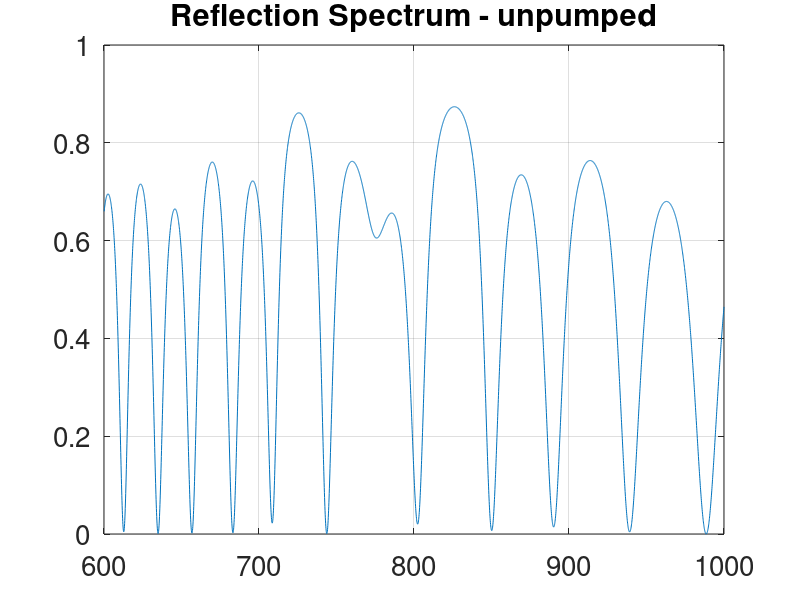

MATLAB code for this plot:
% Multilayer Bragg Reflector Program %% Clear all previous data before setup %clear all;% Set the refractive indices of the surrounding layers %% These layers are the cladding, substrate and the effective index %n_clad = 1.0;n_sub = 1.0;n_eff = 0.0;% Set the number of mirror pairsnumber_pairs = 28;% Set the high and low refractive indicesn_high = 3.6;n_low = 3.34;t_high = 54;t_low = 58;% Cavity wavelengthcav_lam = 750;% Now we set up the mirrors, these are layers (x) of thickness (nm)for x=1:2:number_pairs    n(x)=n_high;	t(x)=t_high;	n(x+1)=n_low;	t(x+1)=t_low;end%for p=-100:1:100    % Set the k of the complex refractive index%    k = 0.01*p    for d=1000    % Set the cavity to be at x=c, where i is some integer.    t(7)=d;    a=3.65;    k = 0.00;    n(7)=a-k*i; % Positive imaginary part is gain    %n(k+2)=sqrt(nsub);% Lambda/4 layer    %t(k+2)=650/4/n(k+2);    max=length(n);    % Scroll through the wavelength and calculate the matrix at each interface    for m=1:4000        lambda=600+0.1*m;        wavel=lambda;        lam(m)=lambda;        k0=2*pi/lambda;        M0=[1 0;0 1];        for x=1:max            test=n(x)*n(x)-n_eff*n_eff;            kappa=k0*sqrt(test);            arg=kappa*t(x);            M=[cos(arg) sin(arg)/kappa*i;sin(arg)*kappa*i cos(arg)];             M1=M0*M;            M0=M1;        end        % Using the matrix, calculate the transmission and reflection        kc=k0*sqrt(n_clad*n_clad-n_eff*n_eff);         ks=k0*sqrt(n_sub*n_sub-n_eff*n_eff);	        trans=2*ks/(ks*M0(1,1)+kc*M0(2,2)+ks*kc*M0(1,2)+M0(2,1));        ref=(ks*M0(1,1)-kc*M0(2,2)+ks*kc*M0(1,2)-M0(2,1))*trans/(2*ks);        phase=atan(real(trans)/imag(trans));        %T1=trans*conj(trans);        %R1=ref*conj(ref);        T(m)=trans*conj(trans);        R(m)=ref*conj(ref);        P(m)=phase;    end    %semilogy (lam,T);     %plot (lam, R, lam, P);    %ylim([-0.1 1.1]);    %plot (lam, P);    %ylim([-2 2]);    fig = plot (lam,R);    title('Reflection Spectrum - unpumped')    % legend("thickness = 641nm")    grid on;    ylim([0 1]);    xlim([600 1000]);    set(gca,'FontSize',20)    % save out    %fpath = '/media/mass_storage/josh/Documents/PhD_Project/Optalysys/Bragg_Mirror/Results_200204';    %fname =  "n"+a+"_x16"+"_t"+t(16)+"_k"+k+".png"    %saveas(fig, fullfile(fpath, fname));end